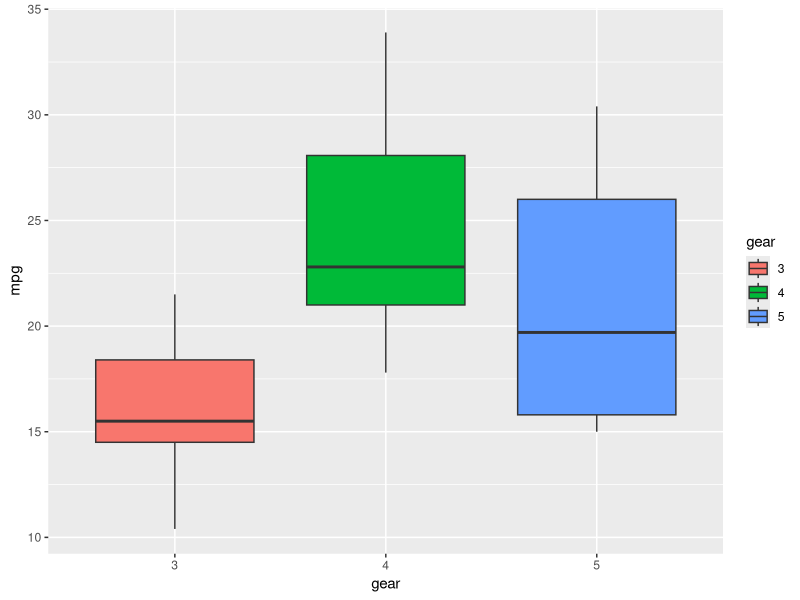
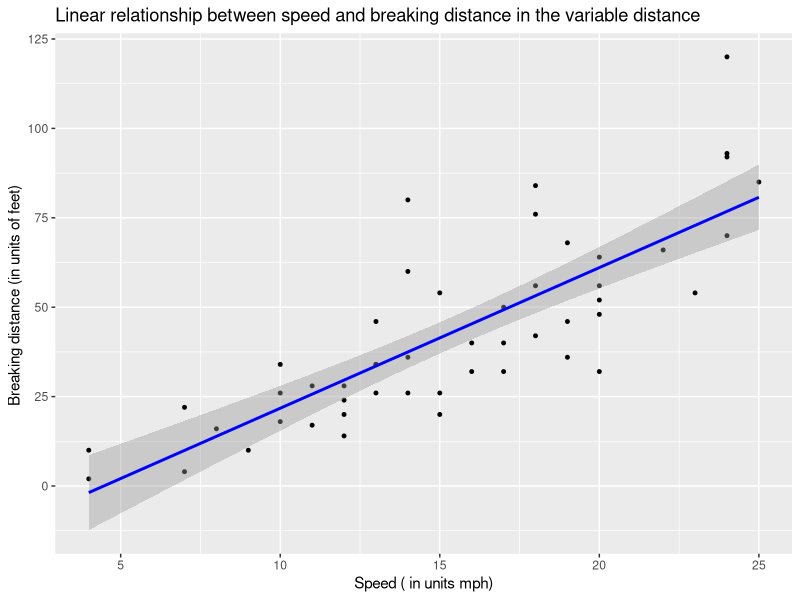
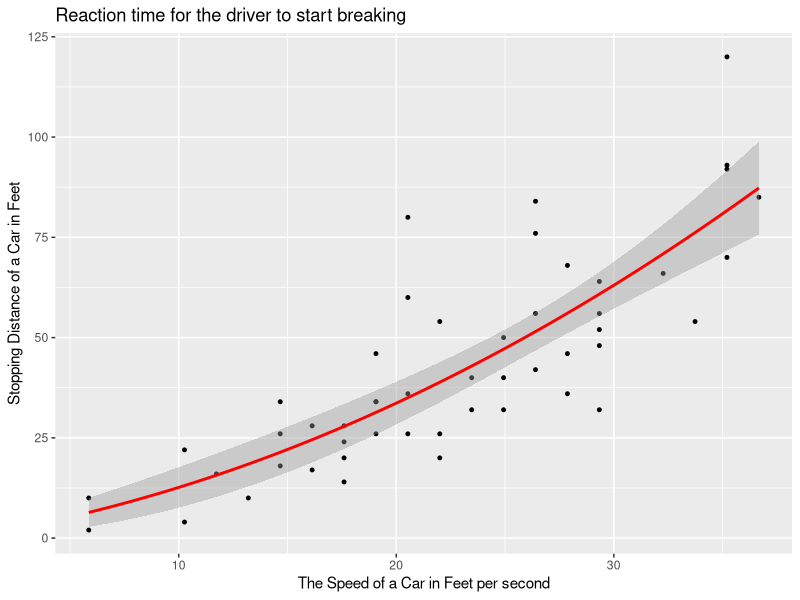

Recreate these plots in R, in order.
## ---- chunk 1
sum(5:55)
## ---- chunk 2
sumfun<- function (n) ###sumfun means summary fuction by assigning the n as a fuction to interpret the following sum when n is changed.
  sum(5:n)### formula ###
sumfun(10) ### sum(5:10) ###
sumfun (20)### sum(5:20) ###
sumfun(100) ### sum (5:100) ###
## ---- chunk 3
fibseq<-seq(1,12)
fibseq[1]=1 ### assignment of the first entry as given ###
fibseq[2]=1 ### assignment of second entry as given ###

for (i in 3:12) ### to find the entries between the third and twelth###

fibseq[i]<-fibseq[i-1]+fibseq[i-2]
fibseq### print out of the first 12 entries of the Fibonacci series after the first two entries as they are already given.###
## ---- chunk 4
library(ggplot2)
data<-mtcars### assigning what data being used###
data$gear<-as.factor(data$gear) ###convert the gear variable from numeric into factor###
p<-ggplot(data, aes(x=gear, y=mpg, fill=gear )) + geom_boxplot()
p
          ### to plot box plots with the x axis as gear, y axis as mpg and fillin the gears with colour###
## ---- chunk 5
cars.lm<- lm(formula = dist~speed, data = cars)
summary(cars.lm)
###linear relationship between speed (in units of mph) and breaking distance (in units of feet) in the variable distance###
## ---- chunk 6
library(ggplot2)
data("cars")
ggplot(cars, aes(x=speed, y=dist)) + 
  geom_point(color='Black', size = 1) + 
  geom_smooth(method=lm, color='Blue') + labs(title= 'Linear relationship between speed and breaking distance in the variable distance ', x= 'Speed ( in units mph)', y= 'Breaking distance (in units of feet) ')### plot the data points from Question 5 and the linear fit.###
## ---- chunk 7
library(ggplot2)


data <- cars
reg_data <- lm(dist ~ speed + I(speed^2), data=data)
reg_data
reg_data$coefficients[3]
data$new_speed <- data$speed * (5280/3600)###converting speed miles per housr to feet per second.###


reg_data <- lm(dist ~ 0 + new_speed + I(new_speed^2), data=data)
summary(reg_data) ### Adding the 0 term tells the lm() to fit the line through the origin

ggplot(data, aes(x = new_speed, y = dist)) + 
 geom_point(color='Black', size = 1) + 
 geom_smooth(method = "lm", formula = "y ~ 0 + x + I(x^2)",  color="red") + labs(title= 'Reaction time for the driver to start breaking ', y = 'Stopping Distance of a Car in Feet', x = "The Speed of a Car in Feet per second")

